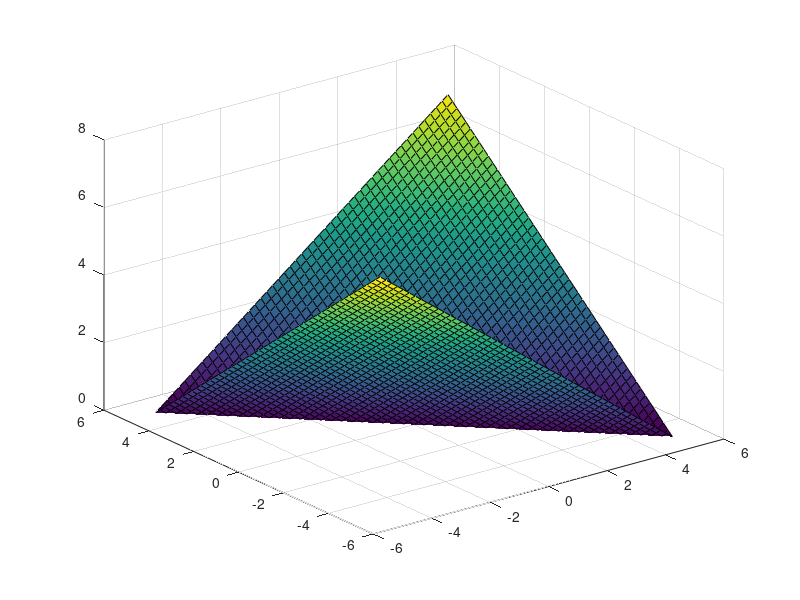

MATLAB code for this plot:

x = [-5:0.2:5];
%x = 1;
cycs = 100;


I = 0;
li = -2;
se = -2;
ve = 0;
step = 0.2;


%{
I = 3.8;
li = -1;
se = 0;
ve = 0;
step = 0.2;
%}

W = [
    se li
    li se
    ];
b = [I I];

z = zeros(size(x, 2));

for i = 1:size(x, 2)
    for j = 1:size(x, 2)
        a1 = x(i);
        a2 = x(j);
 
        %a1 = 1; a2 = 0;
        a = [a1 a2];
        net = [0 0];
        avg = [0 0];
        act = zeros(cycs+1, 2);
                                                %act(1,:) = 1 ./ (1 + exp(-a));
                                                act(1,:) = a;
        for cyc = 1:cycs
            net = a * W + b;
                                                da = net;
                                                %da = -a + quadsquare(b + a * W);
            a = a + step * da;
                                                %act(cyc+1,:) = 1 ./ (1 + exp(-a));
                                                act(cyc+1,:) = a;
        end
        z(i, j) = norm(act(end,:) - act(1,:));
        
        if size(x, 2) == 1
            figure;
            plot(act);
            ylim([-2 4]);
        end
    end
end

if size(x, 2) > 1
    figure;
    surf(x, x, z);
end